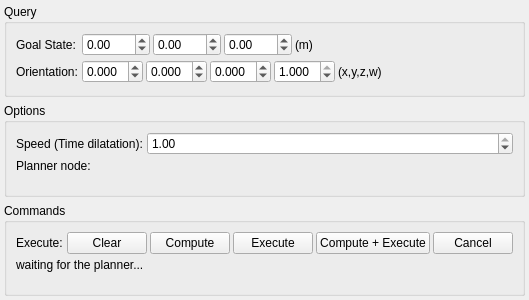
<?xml version="1.0" encoding="UTF-8"?>
<!--
  The Planning tab, against MoveIt's own Planning tab group for group:

    Commands            [&Plan] [&Execute] [Plan && Execute] [&Stop]   [OURS]
    Query               "Planning Group:" "Start State:" "Goal State:"  [OURS]
    Path Constraints    a constraint-profile combo                        [NO EQUIVALENT]
    Options             "Planning Time (s):" "Planning Attempts:"
                        "Velocity Scaling:" "Accel. Scaling:" + 6
                        checkboxes                                        [PARTLY OURS]

  The two deliberate deviations, both because curobo's server has no service
  for them:

  * "Path Constraints" is absent. Path constraints are a profile the planner
    interpolates a Cartesian path against; curobo's TrajectoryGoal has no such
    field, so a combo would select nothing.
  * "Options" keeps ONE of MoveIt's five numbers. Planning Time and Planning
    Attempts are search-budget knobs with no curobo equivalent on the classic
    path, and num_seeds / waypoint_tolerance are REJECTED by the server's
    _validate_planning_options, so exposing them would be a control that
    silently fails. Velocity and Acceleration scaling DO exist, and are the one
    row here ("Speed (Time dilatation)"). The rest of the Options group is
    checkboxes, which a single checkbox already stands in for elsewhere on this
    panel (the Context tab's collision-sphere toggle).

  The "Query" group holds the goal POSE rather than MoveIt's three state
  selectors, because MoveIt edits the goal pose on an interactive marker in the
  3D view, not inline: its "Goal State:" combo picks WHICH state, and the pose
  itself belongs to the MotionPlanningRequest dialog. curobo's panel has no
  marker, so the pose has to be typed here, and a QFormLayout row is the
  cheapest honest place for it. The row label is MoveIt's own "Goal State:".

  The bare triples follow MoveIt's Workspace group, which puts three
  unlabelled spinboxes under "Center (XYZ):" and three under "Size (XYZ):" —
  the components are named in the row label, not repeated per field.
-->
<ui version="4.0">
 <class>PlanningTabForm</class>
 <widget class="QWidget" name="PlanningTabForm">
  <property name="geometry">
   <rect>
    <x>0</x>
    <y>0</y>
    <width>461</width>
    <height>300</height>
   </rect>
  </property>
  <property name="windowTitle">
   <string>Planning</string>
  </property>
  <layout class="QVBoxLayout" name="verticalLayout">
   <property name="leftMargin">
    <number>4</number>
   </property>
   <property name="topMargin">
    <number>4</number>
   </property>
   <property name="rightMargin">
    <number>4</number>
   </property>
   <property name="bottomMargin">
    <number>4</number>
   </property>
   <property name="spacing">
    <number>6</number>
   </property>
   <item>
    <widget class="QGroupBox" name="queryGroupBox">
     <property name="title">
      <string>Query</string>
     </property>
     <layout class="QFormLayout" name="queryFormLayout">
      <property name="horizontalSpacing">
       <number>4</number>
      </property>
      <property name="verticalSpacing">
       <number>4</number>
      </property>
      <property name="fieldGrowthPolicy">
       <enum>QFormLayout::AllNonFixedFieldsGrow</enum>
      </property>
      <item row="0" column="0">
       <widget class="QLabel" name="labelGoalPosition">
        <property name="text">
         <string>Goal State:</string>
        </property>
       </widget>
      </item>
      <item row="0" column="1">
       <layout class="QHBoxLayout" name="goalPositionLayout">
        <property name="spacing">
         <number>3</number>
        </property>
        <item>
         <widget class="QDoubleSpinBox" name="spinBoxPosX">
          <property name="toolTip">
           <string>Goal position X, in the world frame of the planner node</string>
          </property>
          <property name="maximum">
           <double>999.990000000000009</double>
          </property>
          <property name="minimum">
           <double>-999.990000000000009</double>
          </property>
         </widget>
        </item>
        <item>
         <widget class="QDoubleSpinBox" name="spinBoxPosY">
          <property name="toolTip">
           <string>Goal position Y, in the world frame of the planner node</string>
          </property>
          <property name="maximum">
           <double>999.990000000000009</double>
          </property>
          <property name="minimum">
           <double>-999.990000000000009</double>
          </property>
         </widget>
        </item>
        <item>
         <widget class="QDoubleSpinBox" name="spinBoxPosZ">
          <property name="toolTip">
           <string>Goal position Z, in the world frame of the planner node</string>
          </property>
          <property name="maximum">
           <double>999.990000000000009</double>
          </property>
          <property name="minimum">
           <double>-999.990000000000009</double>
          </property>
         </widget>
        </item>
        <item>
         <widget class="QLabel" name="labelGoalPositionUnits">
          <property name="text">
           <string>(m)</string>
          </property>
         </widget>
        </item>
        <item>
         <spacer name="goalPositionSpacer">
          <property name="orientation">
           <enum>Qt::Horizontal</enum>
          </property>
          <property name="sizeHint" stdset="0">
           <size>
            <width>40</width>
            <height>20</height>
           </size>
          </property>
         </spacer>
        </item>
       </layout>
      </item>
      <item row="1" column="0">
       <widget class="QLabel" name="labelGoalOrientation">
        <property name="text">
         <string>Orientation:</string>
        </property>
       </widget>
      </item>
      <item row="1" column="1">
       <layout class="QHBoxLayout" name="goalOrientationLayout">
        <property name="spacing">
         <number>3</number>
        </property>
        <item>
         <widget class="QDoubleSpinBox" name="spinBoxQx">
          <property name="toolTip">
           <string>Goal orientation, quaternion x</string>
          </property>
          <property name="decimals">
           <number>3</number>
          </property>
          <property name="maximum">
           <double>1.000000000000000</double>
          </property>
          <property name="minimum">
           <double>-1.000000000000000</double>
          </property>
          <property name="singleStep">
           <double>0.100000000000000</double>
          </property>
          <property name="value">
           <double>0.000000000000000</double>
          </property>
         </widget>
        </item>
        <item>
         <widget class="QDoubleSpinBox" name="spinBoxQy">
          <property name="toolTip">
           <string>Goal orientation, quaternion y</string>
          </property>
          <property name="decimals">
           <number>3</number>
          </property>
          <property name="maximum">
           <double>1.000000000000000</double>
          </property>
          <property name="minimum">
           <double>-1.000000000000000</double>
          </property>
          <property name="singleStep">
           <double>0.100000000000000</double>
          </property>
          <property name="value">
           <double>0.000000000000000</double>
          </property>
         </widget>
        </item>
        <item>
         <widget class="QDoubleSpinBox" name="spinBoxQz">
          <property name="toolTip">
           <string>Goal orientation, quaternion z</string>
          </property>
          <property name="decimals">
           <number>3</number>
          </property>
          <property name="maximum">
           <double>1.000000000000000</double>
          </property>
          <property name="minimum">
           <double>-1.000000000000000</double>
          </property>
          <property name="singleStep">
           <double>0.100000000000000</double>
          </property>
          <property name="value">
           <double>0.000000000000000</double>
          </property>
         </widget>
        </item>
        <item>
         <widget class="QDoubleSpinBox" name="spinBoxQw">
          <property name="toolTip">
           <string>Goal orientation, quaternion w</string>
          </property>
          <property name="decimals">
           <number>3</number>
          </property>
          <property name="maximum">
           <double>1.000000000000000</double>
          </property>
          <property name="minimum">
           <double>-1.000000000000000</double>
          </property>
          <property name="singleStep">
           <double>0.100000000000000</double>
          </property>
          <property name="value">
           <double>1.000000000000000</double>
          </property>
         </widget>
        </item>
        <item>
         <widget class="QLabel" name="labelGoalOrientationUnits">
          <property name="text">
           <string>(x,y,z,w)</string>
          </property>
         </widget>
        </item>
        <item>
         <spacer name="goalOrientationSpacer">
          <property name="orientation">
           <enum>Qt::Horizontal</enum>
          </property>
          <property name="sizeHint" stdset="0">
           <size>
            <width>40</width>
            <height>20</height>
           </size>
          </property>
         </spacer>
        </item>
       </layout>
      </item>
     </layout>
    </widget>
   </item>
   <item>
    <widget class="QGroupBox" name="optionsGroupBox">
     <property name="title">
      <string>Options</string>
     </property>
     <layout class="QFormLayout" name="optionsFormLayout">
      <property name="horizontalSpacing">
       <number>4</number>
      </property>
      <property name="verticalSpacing">
       <number>4</number>
      </property>
      <property name="fieldGrowthPolicy">
       <enum>QFormLayout::AllNonFixedFieldsGrow</enum>
      </property>
      <item row="0" column="0">
       <widget class="QLabel" name="labelTimeDilation">
        <property name="text">
         <string>Speed (Time dilatation):</string>
        </property>
       </widget>
      </item>
      <item row="0" column="1">
       <widget class="QDoubleSpinBox" name="doubleSpinBoxTimeDilationFactor">
        <property name="decimals">
         <number>2</number>
        </property>
        <property name="minimum">
         <double>0.000000000000000</double>
        </property>
        <property name="maximum">
         <double>1.000000000000000</double>
        </property>
        <property name="singleStep">
         <double>0.100000000000000</double>
        </property>
        <property name="value">
         <double>1.000000000000000</double>
        </property>
        <property name="toolTip">
         <string>How much slower than real time the generated trajectory is played
at. 1.0 is real time; 0.5 is half speed. Sent as the strategy's
time_dilation_factor.</string>
        </property>
       </widget>
      </item>
      <item row="1" column="0">
       <widget class="QLabel" name="labelPlannerNode">
        <property name="text">
         <string>Planner node:</string>
        </property>
       </widget>
      </item>
      <item row="1" column="1">
       <widget class="QLabel" name="plannerNodeEcho">
        <property name="text">
         <string />
        </property>
       </widget>
      </item>
     </layout>
    </widget>
   </item>
   <item>
    <widget class="QGroupBox" name="commandsGroupBox">
     <property name="title">
      <string>Commands</string>
     </property>
     <layout class="QFormLayout" name="commandsFormLayout">
      <property name="horizontalSpacing">
       <number>4</number>
      </property>
      <property name="verticalSpacing">
       <number>4</number>
      </property>
      <property name="fieldGrowthPolicy">
       <enum>QFormLayout::AllNonFixedFieldsGrow</enum>
      </property>
      <item row="0" column="0">
       <widget class="QLabel" name="labelExecute">
        <property name="text">
         <string>Execute:</string>
        </property>
       </widget>
      </item>
      <item row="0" column="1">
       <layout class="QHBoxLayout" name="executeButtonLayout">
        <property name="spacing">
         <number>3</number>
        </property>
        <item>
         <widget class="QPushButton" name="clearGoal">
          <property name="text">
           <string>Clear</string>
          </property>
         </widget>
        </item>
        <item>
         <widget class="QPushButton" name="generateTrajectory">
          <property name="text">
           <string>Compute</string>
          </property>
         </widget>
        </item>
        <item>
         <widget class="QPushButton" name="sendTrajectory">
          <property name="text">
           <string>Execute</string>
          </property>
         </widget>
        </item>
        <item>
         <widget class="QPushButton" name="generateAndSend">
          <property name="text">
           <string>Compute + Execute</string>
          </property>
         </widget>
        </item>
        <item>
         <widget class="QPushButton" name="stopRobot">
          <property name="text">
           <string>Cancel</string>
          </property>
         </widget>
        </item>
       </layout>
      </item>
      <item row="1" column="0" colspan="2">
       <widget class="QLabel" name="statusLabel">
        <property name="text">
         <string>waiting for the planner...</string>
        </property>
        <property name="wordWrap">
         <bool>true</bool>
        </property>
        <property name="toolTip">
         <string>The full result of the last plan or execution. The same text is
set as the tooltip, because the line is elided when the dock is narrow and the
waypoint counts are worth reading in full.</string>
        </property>
       </widget>
      </item>
     </layout>
    </widget>
   </item>
  </layout>
 </widget>
 <resources/>
 <connections/>
</ui>
